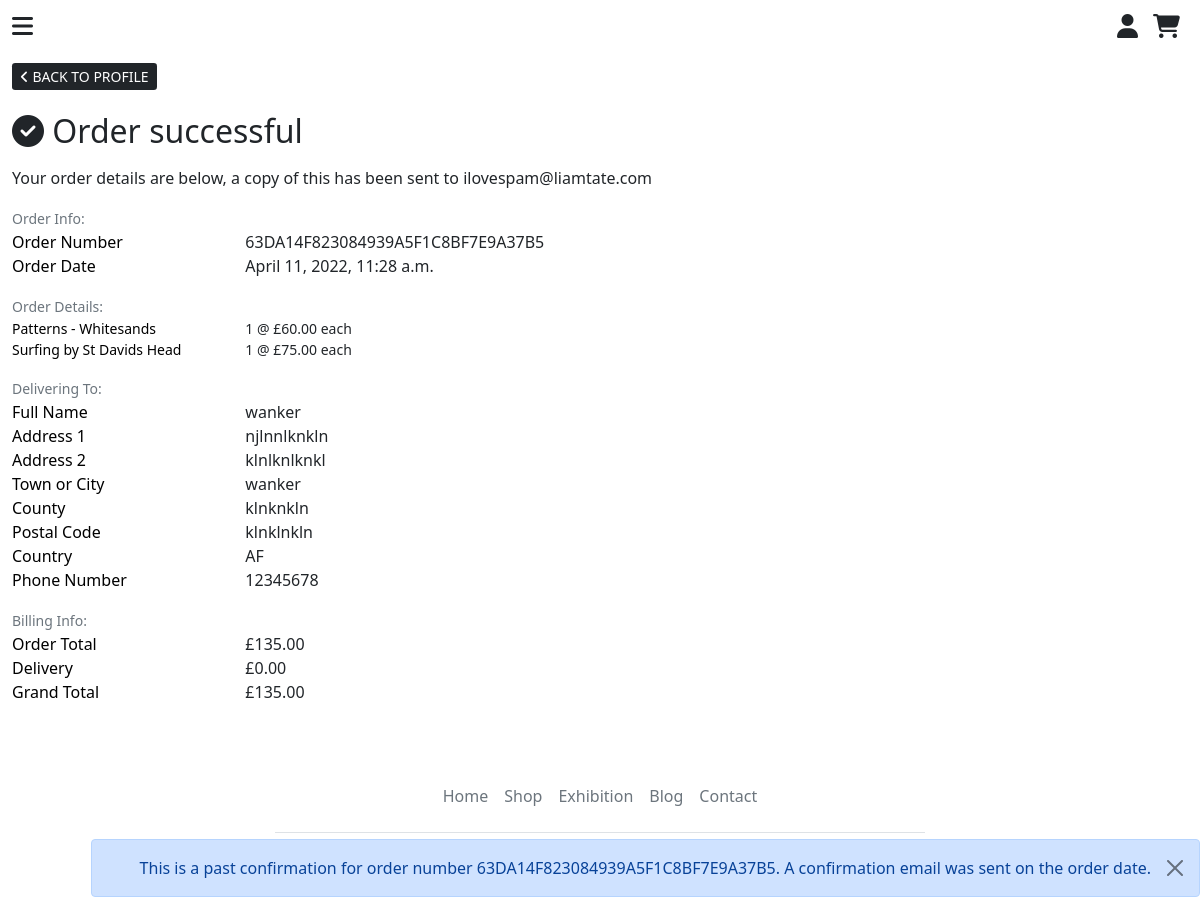
Page /profile/order_history/63DA14F823084939A5F1C8BF7E9A37B5 on the committed database.
### checkout/models.py (models this page shows, shortened)
class Order(models.Model):
    order_number = models.CharField(max_length=32, null=False, editable=False)
    user_profile = models.ForeignKey(UserProfile, on_delete=models.SET_NULL,
                                     null=True, blank=True,
                                     related_name='orders')
    full_name = models.CharField(max_length=50, null=False, blank=False)
    email = models.EmailField(max_length=254, null=False, blank=False)
    phone_number = models.CharField(max_length=20, null=False, blank=False)
    country = CountryField(blank_label='Country *', null=False, blank=False)
    postcode = models.CharField(max_length=20, null=True, blank=True)
    town_or_city = models.CharField(max_length=40, null=False, blank=False)
    street_address1 = models.CharField(max_length=80, null=False, blank=False)
    street_address2 = models.CharField(max_length=80, null=True, blank=True)
    county = models.CharField(max_length=80, null=True, blank=True)
    date = models.DateTimeField(auto_now_add=True)
    delivery_cost = models.DecimalField(max_digits=6, decimal_places=2, null=False, default=0)
    order_total = models.DecimalField(max_digits=10, decimal_places=2, null=False, default=0)
    grand_total = models.DecimalField(max_digits=10, decimal_places=2, null=False, default=0)
    original_cart = models.TextField(null=False, blank=False, default='')
    stripe_pid = models.CharField(max_length=254, null=False, blank=False, default='')

class OrderLineItem(models.Model):
    order = models.ForeignKey(Order, null=False, blank=False, on_delete=models.CASCADE, related_name='lineitems')
    product = models.ForeignKey(Product, null=False, blank=False, on_delete=models.CASCADE)
    quantity = models.IntegerField(null=False, blank=False, default=0)
    lineitem_total = models.DecimalField(max_digits=6, decimal_places=2, null=False, blank=False, editable=False)

### shop/models.py (models this page shows, shortened)
class Product(models.Model):
    sku = models.CharField(max_length=254, null=True, blank=True)
    category = models.ForeignKey('Category', null=True, blank=True,
                                on_delete=models.SET_NULL)
    name = models.CharField(max_length=254)
    description = models.TextField(null=True, blank=True)
    price = models.DecimalField(max_digits=6, decimal_places=2)
    type = models.CharField(max_length=254)
    dimensions = models.CharField(max_length=254)
    image_url = models.URLField(max_length=1024, null=True, blank=True)
    image = models.ImageField(null=True, blank=True)

### profiles/views.py (the view)
# urls.py: path('order_history/<order_number>',
def order_history(request, order_number):
    order = get_object_or_404(Order, order_number=order_number)
    messages.info(request, (
        f'This is a past confirmation for order number {order_number}. '
        'A confirmation email was sent on the order date.'
    ))
    template = 'checkout/checkout_success.html'
    context = {
        'order': order,
        'from_profile': True,
    }
    return render(request, template, context)

### cart/contexts.py (called while the page is built, shortened)
def cart_contents(request):
    cart_items = []
    total = 0
    product_count = 0
    cart = request.session.get('cart', {})
    if total < settings.FREE_DELIVERY_THRESHOLD:
        delivery = total * Decimal(settings.STANDARD_DELIVERY_PERCENTAGE/100)
        free_delivery_delta = settings.FREE_DELIVERY_THRESHOLD - total
    else:
        delivery = 0
        free_delivery_delta = 0
    grand_total = delivery + total
    context = {
        'cart_items': cart_items,
        'total': total,
        'product_count': product_count,
        'delivery': delivery,
        'free_delivery_delta': free_delivery_delta,
        'free_delivery_threshold': settings.FREE_DELIVERY_THRESHOLD,
        'grand_total': grand_total,
    }
    return context

### checkout/templates/checkout/checkout_success.html
{% extends "base.html" %}
{% load static %}
{% block extra_css %}
    <link rel="stylesheet" href="{% static 'checkout/css/checkout.css' %}">
{% endblock %}
{% block content %}
<div class="container-fluid mt-5">
    <div class="row">
        <div class="col mt-3 mb-3">
            {% if from_profile %}
                <a href="{% url 'profile' %}" class="btn-sm btn-dark">
                    <span class="icon mr-2">
                        <i class="fas fa-angle-left"></i>
                    </span>
                    <span class="text-uppercase">Back to Profile</span>
                </a>
            {% endif %}
        </div>
    </div>
    <div class="row">
        <div class="col">
            <h2 class="logo-font mt-2 mb-3"><i class="fas fa-check-circle"></i> Order successful</h2>
            <p>Your order details are below, a copy of this has been sent to {{order.email}}</p>
        </div>
    </div>
    <div class="row">
        <div class="col-12 col-lg-7">
            <div class="order-confirmation-wrapper">
                <div class="row">
                    <div class="col">
                        <small class="text-muted">Order Info:</small>
                    </div>
                </div>
                <div class="row">
                    <div class="col-12 col-md-4">
                        <p class="mb-0 text-black font-weight-bold">Order Number</p>
                    </div>
                    <div class="col-12 col-md-8 text-md-right">
                        <p class="mb-0">{{ order.order_number }}</p>
                    </div>
                </div>
                <div class="row">
                    <div class="col-12 col-md-4">
                        <p class="mb-0 text-black font-weight-bold">Order Date</p>
                    </div>
                    <div class="col-12 col-md-8 text-md-right">
                        <p class="mb-0">{{ order.date }}</p>
                    </div>
                </div>
                <div class="row mt-3">
                    <div class="col">
                        <small class="text-muted">Order Details:</small>
                    </div>
                </div>
                {% for item in order.lineitems.all %}
                <div class="row">
                    <div class="col-12 col-md-4">
                        <p class="small mb-0 text-black font-weight-bold">
                            {{ item.product.name }}
                        </p>
                    </div>
                    <div class="col-12 col-md-8 text-md-right">
                        <p class="small mb-0">{{ item.quantity }} @ £{{ item.product.price }} each</p>
                    </div>
                </div>
                {% endfor %}
                <div class="row mt-3">
                    <div class="col">
                        <small class="text-muted">Delivering To:</small>
                    </div>
                </div>
                <div class="row">
                    <div class="col-12 col-md-4">
                        <p class="mb-0 text-black font-weight-bold">Full Name</p>
                    </div>
                    <div class="col-12 col-md-8 text-md-right">
                        <p class="mb-0">{{ order.full_name }}</p>
                    </div>
                </div>
                <div class="row">
                    <div class="col-12 col-md-4">
                        <p class="mb-0 text-black font-weight-bold">Address 1</p>
                    </div>
                    <div class="col-12 col-md-8 text-md-right">
                        <p class="mb-0">{{ order.street_address1 }}</p>
                    </div>
                </div>
                {% if order.street_address2 %}
                <div class="row">
                    <div class="col-12 col-md-4">
                        <p class="mb-0 text-black font-weight-bold">Address 2</p>
                    </div>
                    <div class="col-12 col-md-8 text-md-right">
                        <p class="mb-0">{{ order.street_address2 }}</p>
                    </div>
                </div>
                {% endif %}
                <div class="row">
                    <div class="col-12 col-md-4">
                        <p class="mb-0 text-black font-weight-bold">Town or City</p>
                    </div>
                    <div class="col-12 col-md-8 text-md-right">
                        <p class="mb-0">{{ order.town_or_city }}</p>
                    </div>
                </div>
                {% if order.county %}
                <div class="row">
                    <div class="col-12 col-md-4">
                        <p class="mb-0 text-black font-weight-bold">County</p>
                    </div>
                    <div class="col-12 col-md-8 text-md-right">
                        <p class="mb-0">{{ order.county }}</p>
                    </div>
                </div>
                {% endif %}
                {% if order.postcode %}
                <div class="row">
                    <div class="col-12 col-md-4">
                        <p class="mb-0 text-black font-weight-bold">Postal Code</p>
                    </div>
                    <div class="col-12 col-md-8 text-md-right">
                        <p class="mb-0">{{ order.postcode }}</p>
                    </div>
                </div>
                {% endif %}
                <div class="row">
                    <div class="col-12 col-md-4">
                        <p class="mb-0 text-black font-weight-bold">Country</p>
                    </div>
                    <div class="col-12 col-md-8 text-md-right">
                        <p class="mb-0">{{ order.country }}</p>
                    </div>
                </div>
                <div class="row">
                    <div class="col-12 col-md-4">
                        <p class="mb-0 text-black font-weight-bold">Phone Number</p>
                    </div>
                    <div class="col-12 col-md-8 text-md-right">
                        <p class="mb-0">{{ order.phone_number }}</p>
                    </div>
                </div>
                <div class="row mt-3">
                    <div class="col">
                        <small class="text-muted">Billing Info:</small>
                    </div>
                </div>
                <div class="row">
                    <div class="col-12 col-md-4">
                        <p class="mb-0 text-black font-weight-bold">Order Total</p>
                    </div>
                    <div class="col-12 col-md-8 text-md-right">
                        <p class="mb-0">£{{ order.order_total }}</p>
                    </div>
                </div>
                <div class="row">
                    <div class="col-12 col-md-4">
                        <p class="mb-0 text-black font-weight-bold">Delivery</p>
                    </div>
                    <div class="col-12 col-md-8 text-md-right">
                        <p class="mb-0">£{{ order.delivery_cost }}</p>
                    </div>
                </div>
                <div class="row">
                    <div class="col-12 col-md-4">
                        <p class="mb-0 text-black font-weight-bold">Grand Total</p>
                    </div>
                    <div class="col-12 col-md-8 text-md-right">
                        <p class="mb-5">£{{ order.grand_total }}</p>
                    </div>
                </div>
            </div>
        </div>
    </div>
</div>
{% endblock %}

### checkout/static/checkout/css/checkout.css (style rules this page uses)
a { text-decoration: none; color:#000; }

### rows in the picture
Order: email "ilovespam@liamtate.com", order_number "63DA14F823084939A5F1C8BF7E9A37B5", date "April 11, 2022, 11:28 a.m.", full_name "wanker", street_address1 "njlnnlknkln", street_address2 "klnlknlknkl", town_or_city "wanker", county "klnknkln", postcode "klnklnkln", country "AF", phone_number "12345678", order_total "135.00", delivery_cost "0.00", grand_total "135.00"
OrderLineItem: product.name "Patterns - Whitesands", quantity "1", product.price "60.00"
OrderLineItem: product.name "Surfing by St Davids Head", quantity "1", product.price "75.00"

### other values in the picture
{{ message }} "This is a past confirmation for order number 63DA14F823084939A5F1C8BF7E9A37B5. A confirmation email was sent on the order date."
